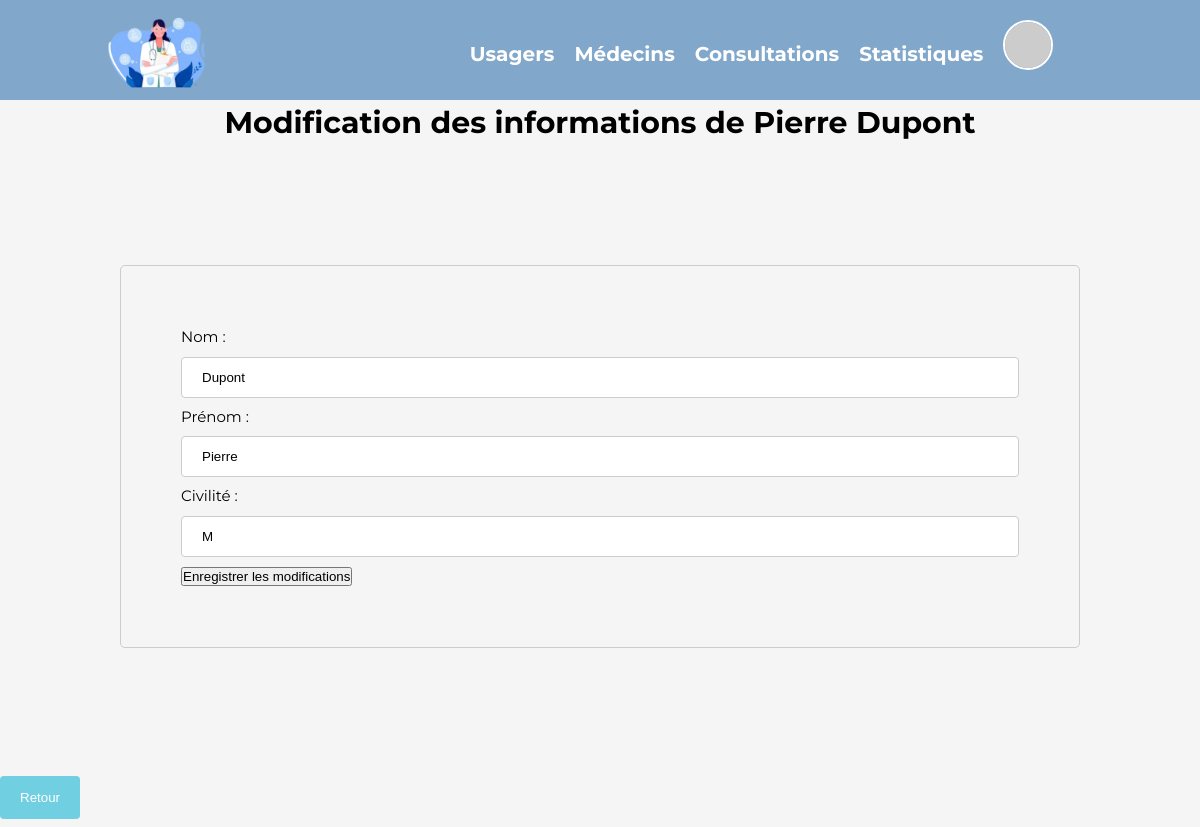
/PHP/modifierMedecin.php?Id_Medecin=1&nom=Dupont&prenom=Pierre&civilite=M, run on the app's committed database.
### tables this page shows
CREATE TABLE medecin(
   Id_Medecin INT AUTO_INCREMENT,
   Civilite VARCHAR(50),
   Nom VARCHAR(50),
   Prenom VARCHAR(50),
   PRIMARY KEY(Id_Medecin)
);

### PHP/modifierMedecin.php (the view, shortened to what this page needs)
 <!DOCTYPE html>
<html lang="fr">
<head>
    <link rel="stylesheet" href="/CSS/base.css">
    <link rel="stylesheet" href="/CSS/modifier.css">
</head>
<body>
	<?php include 'header.php';
		require 'connexionBD.php';
		try {
			if ($_SERVER["REQUEST_METHOD"] == "GET") {
				$nom = $_GET['nom'];
				$prenom = $_GET['prenom'];
				$civilite = $_GET['civilite'];
				$sql = "SELECT * FROM medecin WHERE Nom = :Nom AND Prenom = :Prenom AND Civilite = :Civilite";
				$stmt = $bdd->prepare($sql);
				$stmt->bindParam(':Nom', $nom, PDO::PARAM_STR);
				$stmt->bindParam(':Prenom', $prenom, PDO::PARAM_STR);
				$stmt->bindParam(':Civilite', $civilite, PDO::PARAM_STR);
				$stmt->execute();
				$medecin = $stmt->fetch(PDO::FETCH_ASSOC);
				$id = $medecin['Id_Medecin'];
				?>
				<h1>Modification des informations de <?php echo $prenom ." ". $nom; ?></h1>
				<div class="form">
					<form action="modifierMedecin.php?Id_Medecin=<?php echo $id; ?>" method="post">
						<label for="Nom">Nom :</label>
						<input type="text" id="nom" name="Nom" value="<?php echo $medecin['Nom']; ?>" required><br>
						<label for="Prenom">Prénom :</label>
						<input type="text" id="prenom" name="Prenom" value="<?php echo $medecin['Prenom']; ?>" required><br>
						<label for="Civilite">Civilité :</label>
						<input type="text" id="civilite" name="Civilite" value="<?php echo $medecin['Civilite']; ?>" required><br>
						<input type="submit" value="Enregistrer les modifications">
					</form>
				</div>
				<?php
			} else {
				echo "Méthode non autorisée";
			}
		} catch (PDOException $e) {
			echo "Erreur : " . $e->getMessage();
		}
	?>
	<button onclick="window.location.href='/PHP/affichageMedecin.php'">Retour</button>
</body>

### CSS/base.css (style rules this page uses)
* { margin: 0; padding: 0; box-sizing: border-box; }
body { background-color: #f5f5f5; font-family: 'Montserrat', sans-serif; font-size: 15px; justify-content: center; line-height: 1.5; }
h1 { text-align: center; font-size: 30px; margin-bottom: 20px; }

### CSS/modifier.css (style rules this page uses)
.form { margin-top: 10%; margin-left: 10%; margin-right: 10%; margin-bottom: 10%; padding: 5%; border: 1px solid #ccc; border-radius: 5px; }
input[type=text], input[type=password], input[type=number], input[type=date] { width: 100%; padding: 12px 20px; margin: 8px 0; border: 1px solid #ccc; border-radius: 4px; box-sizing: border-box; }
button { background-color: #70CFE1; color: white; padding: 14px 20px; margin: 8px 0; border: 10px; border-radius: 4px; cursor: pointer; }

### data on the page
medecin: Nom "Dupont", Prenom "Pierre", Civilite "M"

### other printed values
$prenom "Pierre"
$nom "Dupont"
